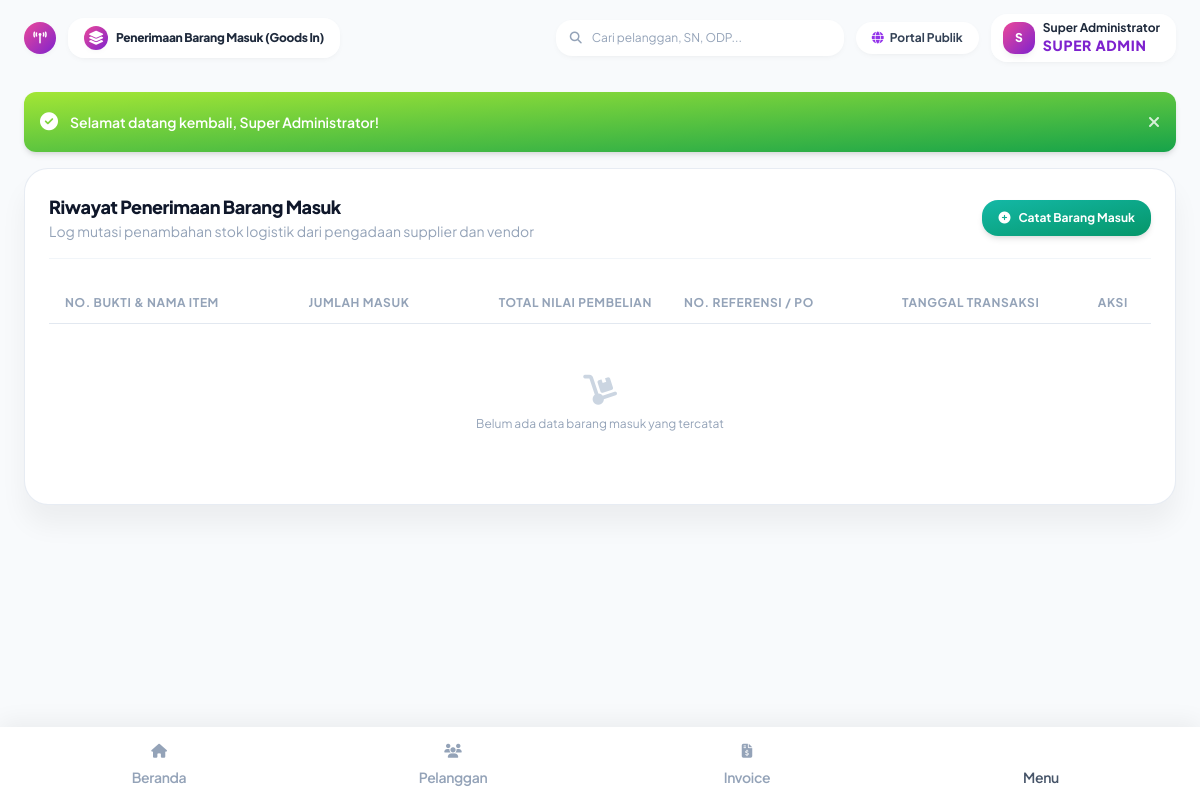
Before: /index.php?page=goods_in (signed in) with the older database file.
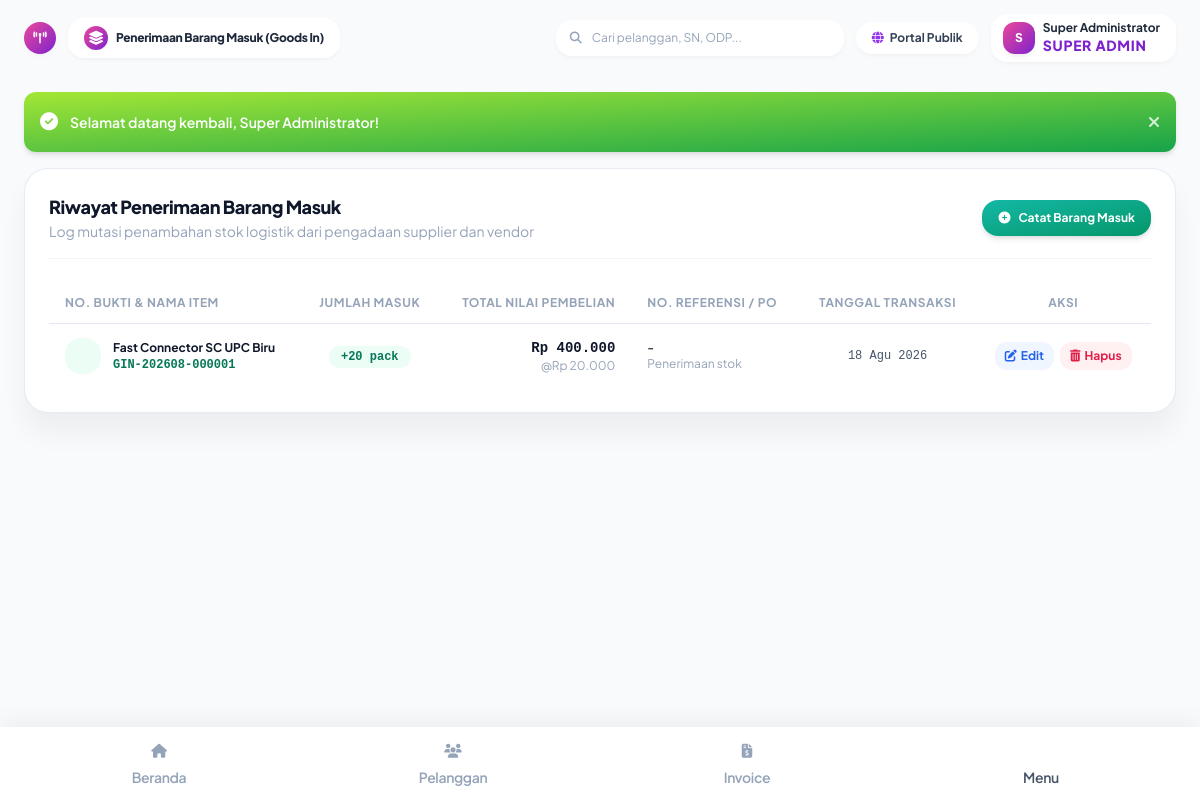
After: the same page with the newer database file.
### tables this page shows
CREATE TABLE inventory_transactions (
    id INTEGER PRIMARY KEY AUTOINCREMENT,
    transaction_no TEXT NOT NULL UNIQUE,
    transaction_date DATE NOT NULL,
    type TEXT NOT NULL, -- in, out, transfer, adjustment, opname
    item_id INTEGER NOT NULL,
    warehouse_id INTEGER,
    quantity INTEGER NOT NULL,
    unit_price INTEGER NOT NULL DEFAULT 0,
    total_amount INTEGER NOT NULL DEFAULT 0,
    destination_type TEXT, -- customer, technician, project, department, damaged, lost
    customer_id INTEGER,
    reference_no TEXT,
    notes TEXT,
    created_by INTEGER,
    created_at DATETIME DEFAULT CURRENT_TIMESTAMP,
    FOREIGN KEY (item_id) REFERENCES inventory_items(id),
    FOREIGN KEY (warehouse_id) REFERENCES warehouses(id) ON DELETE SET NULL,
    FOREIGN KEY (customer_id) REFERENCES customers(id) ON DELETE SET NULL,
    FOREIGN KEY (created_by) REFERENCES users(id) ON DELETE SET NULL
);

CREATE TABLE inventory_items (
    id INTEGER PRIMARY KEY AUTOINCREMENT,
    sku TEXT NOT NULL UNIQUE,
    name TEXT NOT NULL,
    category_id INTEGER,
    brand TEXT,
    model TEXT,
    unit TEXT NOT NULL DEFAULT 'pcs',
    purchase_price INTEGER NOT NULL DEFAULT 0,
    selling_price INTEGER NOT NULL DEFAULT 0,
    min_stock INTEGER NOT NULL DEFAULT 5,
    current_stock INTEGER NOT NULL DEFAULT 0,
    warehouse_id INTEGER,
    supplier_id INTEGER,
    image TEXT,
    description TEXT,
    status TEXT NOT NULL DEFAULT 'active',
    created_at DATETIME DEFAULT CURRENT_TIMESTAMP,
    updated_at DATETIME DEFAULT CURRENT_TIMESTAMP,
    FOREIGN KEY (category_id) REFERENCES inventory_categories(id) ON DELETE SET NULL,
    FOREIGN KEY (warehouse_id) REFERENCES warehouses(id) ON DELETE SET NULL,
    FOREIGN KEY (supplier_id) REFERENCES suppliers(id) ON DELETE SET NULL
);

### app/Controllers/InventoryController.php (called while the page is built, shortened)
<?php
require_once __DIR__ . '/../Helpers/Helper.php';
class InventoryController {
    public function goodsIn(): void {
        $pdo = getDbConnection();
        $history = $pdo->query("
            SELECT t.*, i.name as item_name, i.unit, u.name as creator_name
            FROM inventory_transactions t
            JOIN inventory_items i ON t.item_id = i.id
            LEFT JOIN users u ON t.created_by = u.id
            WHERE t.type = 'in'
            ORDER BY t.id DESC LIMIT 50
        ")->fetchAll();
        require __DIR__ . '/../Views/inventory/goods_in.php';
        require __DIR__ . '/../Views/layouts/main.php';
    }
}

### app/Helpers/Helper.php (called while the page is built, shortened)
<?php
class Helper {
    public static function e(?string $value): string {
        return htmlspecialchars($value ?? '', ENT_QUOTES, 'UTF-8');
    }
    public static function formatRupiah(int|float $amount, bool $withSymbol = true): string {
        $formatted = number_format((float)$amount, 0, ',', '.');
        return $withSymbol ? 'Rp ' . $formatted : $formatted;
    }
    public static function formatDate(?string $dateString, string $format = 'd M Y'): string {
        $time = strtotime($dateString);
        $months = [
            1 => 'Januari', 2 => 'Februari', 3 => 'Maret', 4 => 'April',
            5 => 'Mei', 6 => 'Juni', 7 => 'Juli', 8 => 'Agustus',
            9 => 'September', 10 => 'Oktober', 11 => 'November', 12 => 'Desember'
        ];
        $shortMonths = [
            1 => 'Jan', 2 => 'Feb', 3 => 'Mar', 4 => 'Apr',
            5 => 'Mei', 6 => 'Jun', 7 => 'Jul', 8 => 'Agu',
            9 => 'Sep', 10 => 'Okt', 11 => 'Nov', 12 => 'Des'
        ];
        $d = date('j', $time);
        $m = (int)date('n', $time);
        $y = date('Y', $time);
        if ($format === 'd F Y') {
            return "$d {$months[$m]} $y";
        } elseif ($format === 'd M Y') {
            return "$d {$shortMonths[$m]} $y";
        } elseif ($format === 'd/m/Y H:i') {
            return date('d/m/Y H:i', $time);
        }
        return date($format, $time);
    }
}

### app/Views/inventory/goods_in.php (the view, shortened to what the changed rows need)
<div class="bg-white rounded-3xl p-6 border border-slate-200/80 shadow-soft-xl space-y-6">
  <div class="overflow-x-auto">
    <table class="w-full text-xs text-left">
      <thead>
        <tr class="border-b border-slate-200 text-slate-400 uppercase text-3xs tracking-wider">
          <th class="py-3 px-4 font-bold">No. Bukti & Nama Item</th>
          <th class="py-3 px-4 font-bold text-center">Jumlah Masuk</th>
          <th class="py-3 px-4 font-bold text-right">Total Nilai Pembelian</th>
          <th class="py-3 px-4 font-bold">No. Referensi / PO</th>
          <th class="py-3 px-4 font-bold text-center">Tanggal Transaksi</th>
          <th class="py-3 px-4 font-bold text-center">Aksi</th>
        </tr>
      </thead>
      <tbody class="divide-y divide-slate-100">
        <?php if (empty($history)): ?>
        <tr>
          <td colspan="6" class="py-12 text-center text-slate-400">
            <i class="fa-solid fa-dolly text-3xl mb-2 block text-slate-300"></i>
            Belum ada data barang masuk yang tercatat
          </td>
        </tr>
        <?php else: ?>
          <?php foreach ($history as $h): ?>
          <tr class="hover:bg-slate-50/80 transition-colors">
            <td class="py-3.5 px-4 whitespace-nowrap">
              <div class="flex items-center gap-3">
                <div class="w-9 h-9 rounded-2xl bg-emerald-50 text-emerald-600 flex items-center justify-center text-sm font-black shrink-0">
                </div>
                <div>
                  <span class="text-xs font-bold text-slate-900 block"><?php echo Helper::e($h['item_name']); ?></span>
                  <span class="text-3xs text-emerald-700 font-mono font-bold"><?php echo Helper::e($h['transaction_no']); ?></span>
                </div>
              </div>
            </td>
            <td class="py-3.5 px-4 text-center whitespace-nowrap">
              <span class="px-3 py-1 rounded-full bg-emerald-50 text-emerald-700 font-bold font-mono text-2xs">
                +<?php echo $h['quantity']; ?> <?php echo Helper::e($h['unit']); ?>
              </span>
            </td>
            <td class="py-3.5 px-4 text-right whitespace-nowrap">
              <span class="text-sm font-black text-slate-900 font-mono block"><?php echo Helper::formatRupiah($h['total_amount']); ?></span>
              <?php if ($h['quantity'] > 0): ?>
                <span class="text-3xs text-slate-400">@<?php echo Helper::formatRupiah($h['unit_price'] ?: ($h['total_amount'] / $h['quantity'])); ?></span>
              <?php endif; ?>
            </td>
            <td class="py-3.5 px-4 whitespace-nowrap text-xs">
              <span class="font-semibold text-slate-800 block"><?php echo Helper::e($h['reference_no'] ?: '-'); ?></span>
              <span class="text-3xs text-slate-400 max-w-xs truncate block"><?php echo Helper::e($h['notes'] ?: 'Penerimaan stok'); ?></span>
            </td>
            <td class="py-3.5 px-4 text-center whitespace-nowrap text-xs font-mono text-slate-600">
              <?php echo Helper::formatDate($h['transaction_date']); ?>
            </td>
            <td class="py-3.5 px-4 text-center whitespace-nowrap">
              <div class="flex items-center justify-center gap-1.5">
                <button type="button"
                        onclick='openEditGoodsInModal(<?php echo htmlspecialchars(json_encode($h), ENT_QUOTES, "UTF-8"); ?>)'
                        class="px-2.5 py-1.5 text-blue-600 hover:text-blue-700 bg-blue-50 hover:bg-blue-100 rounded-xl font-bold text-2xs transition-colors inline-flex items-center gap-1"
                        title="Edit Transaksi Masuk">
                  <i class="fa-solid fa-pen-to-square text-xs"></i>
                  <span>Edit</span>
                </button>
                <button type="button"
                        onclick="confirmDeleteGoodsIn(<?php echo $h['id']; ?>, '<?php echo Helper::e(addslashes($h['transaction_no'])); ?>', <?php echo (int)$h['quantity']; ?>, '<?php echo Helper::e(addslashes($h['item_name'])); ?>')"
                        class="px-2.5 py-1.5 text-rose-600 hover:text-rose-700 bg-rose-50 hover:bg-rose-100 rounded-xl font-bold text-2xs transition-colors inline-flex items-center gap-1"
                        title="Hapus Transaksi">
                  <i class="fa-solid fa-trash-can text-xs"></i>
                  <span>Hapus</span>
                </button>
              </div>
            </td>
          </tr>
          <?php endforeach; ?>
        <?php endif; ?>
      </tbody>
    </table>
  </div>
</div>

Changed rows visible on the page:
added inventory_transactions: item.name "Fast Connector SC UPC Biru", transaction_no "GIN-202608-000001", quantity "20", item.unit "pack", total_amount "Rp 400.000", unit_price "Rp 20.000", reference_no "-", notes "Penerimaan stok", transaction_date "18 Agu 2026"
Other visible differences:
text no longer shown: "Belum ada data barang masuk yang tercatat"
